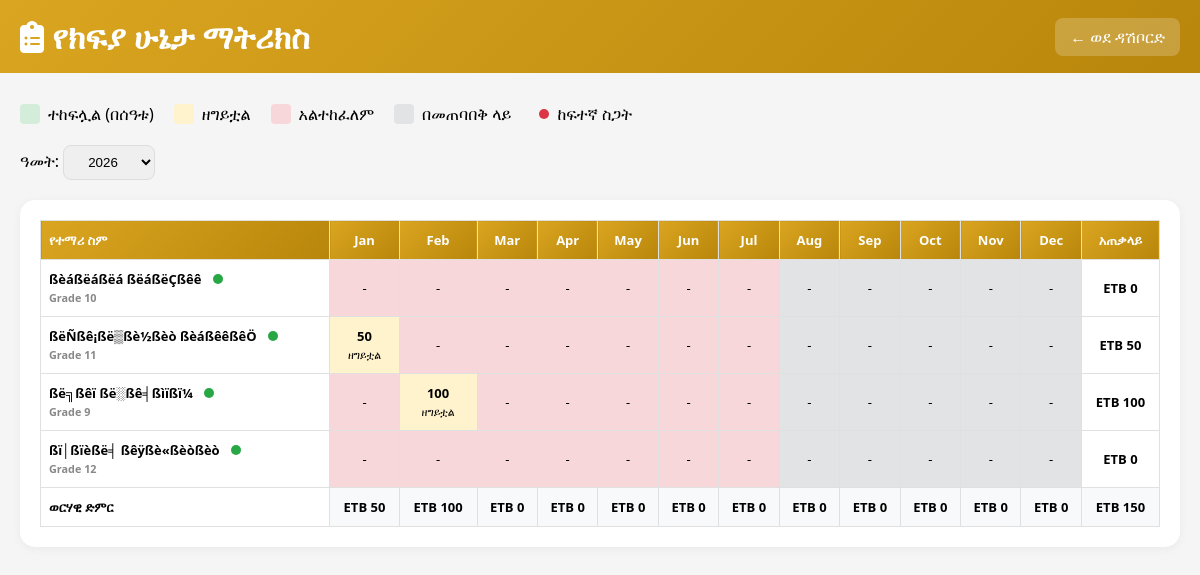
Page /nibret/payment_status.php (signed in) on the committed database.
### tables this page shows
CREATE TABLE `students` (
  `id` int(11) NOT NULL AUTO_INCREMENT,
  `name` varchar(100) NOT NULL,
  `phone` varchar(20) DEFAULT NULL,
  `grade` varchar(20) DEFAULT NULL,
  `is_active` tinyint(4) DEFAULT 1,
  `created_at` datetime DEFAULT current_timestamp(),
  PRIMARY KEY (`id`)
);

### config/functions.php (called while the page is built, shortened)
<?php
function getPaymentStatus($paid, $payment_date, $due_date) {
    if ($paid) {
        if (strtotime($payment_date) <= strtotime($due_date)) {
            return ['status' => 'paid', 'label' => 'ተከፍሏል', 'color' => '#28a745', 'bg' => '#d4edda'];
        } else {
            return ['status' => 'late', 'label' => 'ዘግይቷል', 'color' => '#856404', 'bg' => '#fff3cd'];
        }
    }
    return ['status' => 'pending', 'label' => 'በመጠባበቅ', 'color' => '#6c757d', 'bg' => '#e2e3e5'];
}
?>

### nibret/payment_status.php (the view, shortened to what this page needs)
<?php
require_once '../config/database.php';
require_once '../config/functions.php';
$year = $_GET['year'] ?? date('Y');
$stmt = $pdo->query("SELECT * FROM students WHERE is_active = 1 ORDER BY name");
$students = $stmt->fetchAll();
$stmt = $pdo->prepare("
    SELECT c.*,
           DATE(CONCAT(c.year, '-', LPAD(c.month, 2, '0'), '-10')) as due_date
    FROM contributions c
    WHERE c.year = ?
");
$stmt->execute([$year]);
$payments = $stmt->fetchAll();
$paid_status = [];
foreach ($payments as $p) {
    $status = getPaymentStatus(true, $p['payment_date'], $p['due_date']);
    $paid_status[$p['student_id']][$p['month']] = [
        'amount' => $p['amount'],
        'status' => $status
    ];
}
$monthly_totals = array_fill(1, 12, 0);
foreach ($payments as $p) {
    $monthly_totals[$p['month']] += $p['amount'];
}
$scores = [];
?>
<!DOCTYPE html>
<html lang="en">
<head>
    <link rel="stylesheet" href="https://cdnjs.cloudflare.com/ajax/libs/font-awesome/6.4.0/css/all.min.css">
</head>
<body>
    <div class="header">
        <h1><i class="fas fa-clipboard-list"></i> የክፍያ ሁኔታ ማትሪክስ</h1>
        <a href="index.php" class="back-btn">← ወደ ዳሽቦርድ</a>
    </div>
    <div class="container">
        <div class="legend">
            <div class="legend-item"><div class="legend-color" style="background:#d4edda;"></div> ተከፍሏል (በሰዓቱ)</div>
            <div class="legend-item"><div class="legend-color" style="background:#fff3cd;"></div> ዘግይቷል</div>
            <div class="legend-item"><div class="legend-color" style="background:#f8d7da;"></div> አልተከፈለም</div>
            <div class="legend-item"><div class="legend-color" style="background:#e2e3e5;"></div> በመጠባበቅ ላይ</div>
            <div class="legend-item"><span class="risk-indicator risk-critical"></span> ከፍተኛ ስጋት</div>
        </div>
        <div class="year-selector">
            <label>ዓመት: </label>
            <select onchange="window.location.href='?year='+this.value">
                <?php for($y = 2024; $y <= date('Y')+1; $y++): ?>
                <option value="<?php echo $y; ?>" <?php echo $year == $y ? 'selected' : ''; ?>><?php echo $y; ?></option>
                <?php endfor; ?>
            </select>
        </div>
        <div class="card">
            <div class="table-container">
                <table>
                    <thead>
                        <tr>
                            <th>የተማሪ ስም</th>
                            <?php for($m = 1; $m <= 12; $m++): ?>
                            <th><?php echo date('M', mktime(0,0,0,$m,1)); ?></th>
                            <?php endfor; ?>
                            <th>አጠቃላይ</th>
                        </tr>
                    </thead>
                    <tbody>
                        <?php foreach ($students as $student):
                            $student_total = 0;
                            $risk = $scores[$student['id']]['risk_level'] ?? 'low';
                        ?>
                        <tr>
                            <td>
                                <strong><?php echo htmlspecialchars($student['name']); ?></strong>
                                <span class="risk-indicator risk-<?php echo $risk; ?>" title="ስጋት ደረጃ: <?php echo $risk; ?>"></span>
                                <br><small style="color:#888;"><?php echo htmlspecialchars($student['grade']); ?></small>
                            </td>
                            <?php for($m = 1; $m <= 12; $m++):
                                $payment = $paid_status[$student['id']][$m] ?? null;
                                $status_class = '';
                                $display = '-';
                                if ($payment) {
                                    $student_total += $payment['amount'];
                                    $status_class = 'status-' . $payment['status']['status'];
                                    $display = number_format($payment['amount'], 0);
                                } else {
                                    $today = date('Y-m-d');
                                    $due_date = date('Y-m-d', mktime(0,0,0,$m,10,$year));
                                    if ($today > $due_date) {
                                        $status_class = 'status-missing';
                                    } else {
                                        $status_class = 'status-pending';
                                    }
                                }
                            ?>
                            <td class="<?php echo $status_class; ?>">
                                <?php if ($payment): ?>
                                <strong><?php echo $display; ?></strong>
                                <br><small><?php echo $payment['status']['label']; ?></small>
                                <?php else: ?>
                                <?php echo $display; ?>
                                <?php endif; ?>
                            </td>
                            <?php endfor; ?>
                            <td><strong>ETB <?php echo number_format($student_total, 0); ?></strong></td>
                        </tr>
                        <?php endforeach; ?>
                        <tr style="background:#f8f9fa; font-weight:bold;">
                            <td>ወርሃዊ ድምር</td>
                            <?php $year_total = 0; for($m = 1; $m <= 12; $m++): $year_total += $monthly_totals[$m]; ?>
                            <td>ETB <?php echo number_format($monthly_totals[$m], 0); ?></td>
                            <?php endfor; ?>
                            <td>ETB <?php echo number_format($year_total, 0); ?></td>
                        </tr>
                    </tbody>
                </table>
            </div>
        </div>
    </div>
</body>
</html>

### nibret/payment_status.php (style rules this page uses)
:root { --primary: #DAA520; --primary-dark: #B8860B; }
* { margin: 0; padding: 0; box-sizing: border-box; }
body { font-family: 'Segoe UI', sans-serif; background: #f5f5f5; }
.header { background: linear-gradient(135deg, var(--primary), var(--primary-dark)); color: white; padding: 15px 20px; display: flex; justify-content: space-between; align-items: center; }
.container { max-width: 1400px; margin: 30px auto; padding: 0 20px; }
.year-selector { margin-bottom: 20px; }
.year-selector select { padding: 8px 20px; border-radius: 8px; border: 1px solid #ddd; }
.card { background: white; border-radius: 15px; padding: 20px; box-shadow: 0 2px 10px rgba(0,0,0,0.05); }
.table-container { overflow-x: auto; max-height: 70vh; overflow-y: auto; }
table { width: 100%; border-collapse: collapse; font-size: 13px; }
th, td { padding: 10px 8px; text-align: center; border: 1px solid #e0e0e0; }
th { background: linear-gradient(135deg, var(--primary), var(--primary-dark)); color: white; position: sticky; top: 0; z-index: 10; }
td:first-child, th:first-child { position: sticky; left: 0; background: white; font-weight: 600; text-align: left; min-width: 200px; z-index: 5; }
th:first-child { background: linear-gradient(135deg, var(--primary), var(--primary-dark)); z-index: 15; }
.status-late { background: #fff3cd !important; }
.status-missing { background: #f8d7da !important; }
.status-pending { background: #e2e3e5 !important; }
.risk-indicator { display: inline-block; width: 10px; height: 10px; border-radius: 50%; margin-left: 8px; }
.risk-low { background: #28a745; }
.risk-critical { background: #dc3545; }
.legend { display: flex; gap: 20px; margin-bottom: 20px; flex-wrap: wrap; }
.legend-item { display: flex; align-items: center; gap: 8px; }
.legend-color { width: 20px; height: 20px; border-radius: 4px; }
.back-btn { background: rgba(255,255,255,0.2); padding: 8px 15px; border-radius: 8px; color: white; text-decoration: none; }

### rows in the picture
students: name "ßèáßëáßëá ßëáßëÇßêê", grade "Grade 10", display "-", student_total "0"
students: name "ßëÑßê¡ßë▒ßè½ßèò ßèáßêêßêÖ", grade "Grade 11", id "50", id "ዘግይቷል", display "-", student_total "50"
students: name "ßë╗ßêï ßë░ßê╡ßìïßï¼", grade "Grade 9", display "-", id "100", id "ዘግይቷል", student_total "100"
students: name "ßï│ßïèßë╡ ßêÿßè«ßèòßèò", grade "Grade 12", display "-", student_total "0"

### other values in the picture
date('M', mktime(0,0,0,$m,1)) "Jan"
date('M', mktime(0,0,0,$m,1)) "Feb"
date('M', mktime(0,0,0,$m,1)) "Mar"
date('M', mktime(0,0,0,$m,1)) "Apr"
date('M', mktime(0,0,0,$m,1)) "May"
date('M', mktime(0,0,0,$m,1)) "Jun"
date('M', mktime(0,0,0,$m,1)) "Jul"
date('M', mktime(0,0,0,$m,1)) "Aug"
date('M', mktime(0,0,0,$m,1)) "Sep"
date('M', mktime(0,0,0,$m,1)) "Oct"
date('M', mktime(0,0,0,$m,1)) "Nov"
date('M', mktime(0,0,0,$m,1)) "Dec"
$monthly_totals[$m] "50"
$monthly_totals[$m] "100"
$monthly_totals[$m] "0"
